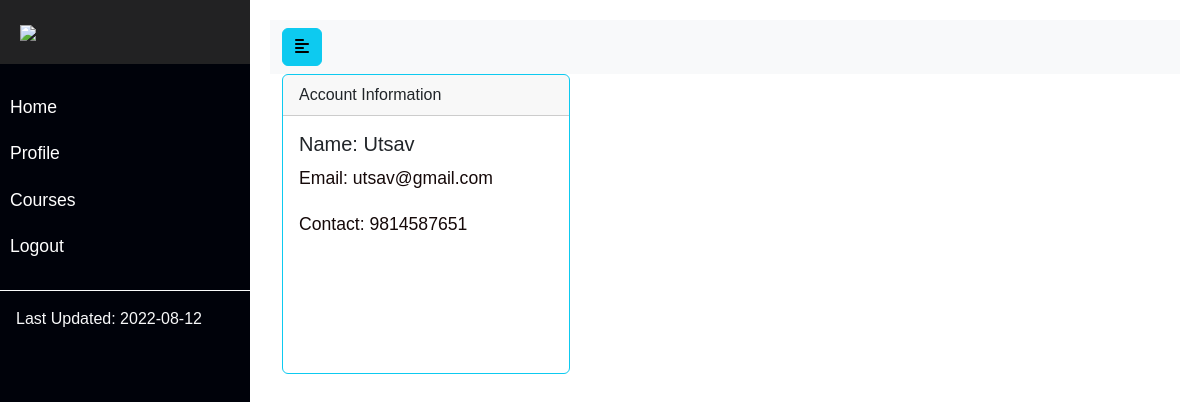
Screenshot of /Users/profile.php (signed in) with the database file from the repository.
### tables this page shows
CREATE TABLE `student` (
  `id` int(11) NOT NULL,
  `sname` varchar(255) NOT NULL,
  `sphone` varchar(255) NOT NULL,
  `semail` varchar(255) NOT NULL,
  `spassword` varchar(255) NOT NULL,
  `e_date` date DEFAULT NULL
);

### Users/profile.php (the view, shortened to what this page needs)
<?php
   include_once('../includes/connection.php');
   include('./utilities/head.php');
   include('./utilities/sidebar.php');
   include('./utilities/aside.php');
?>
<div class="container">
    <div class="row">
        <div class="col-6">
            <?php
                $id = $_SESSION['id'];
                $sql = "SELECT * FROM student WHERE id ={$id}";
                $result = $conn->query($sql) or die("Error!");
                $row = $result->fetch_assoc();
            ?>
            <div class="card border-info mb-3" style="max-width: 18rem; height:300px;">
            <div class="card-header">Account Information</div>
            <div class="card-body">
                <h5 class="card-title">Name:&nbsp;<?php echo $row['sname'];?></h5>
                <p class="card-text">Email:&nbsp;<?php echo $row['semail'];?></p>
                <p class="card-text">Contact:&nbsp;<?php echo $row['sphone'];?></p>
            </div>
            </div>
        </div>
    </div>
</div>
<?php include('./utilities/footer.php');?>

### Users/css/style.css (style rules this page uses)
body { font-family: 'Poppins', sans-serif; background: white; }
p { font-family: 'Poppins', sans-serif; font-size: 1.1em; font-weight: 300; line-height: 1.7em; color: rgb(21, 9, 9) !important; }

### rows the page displays
student: sname "Utsav", semail "utsav@gmail.com", sphone "9814587651"
